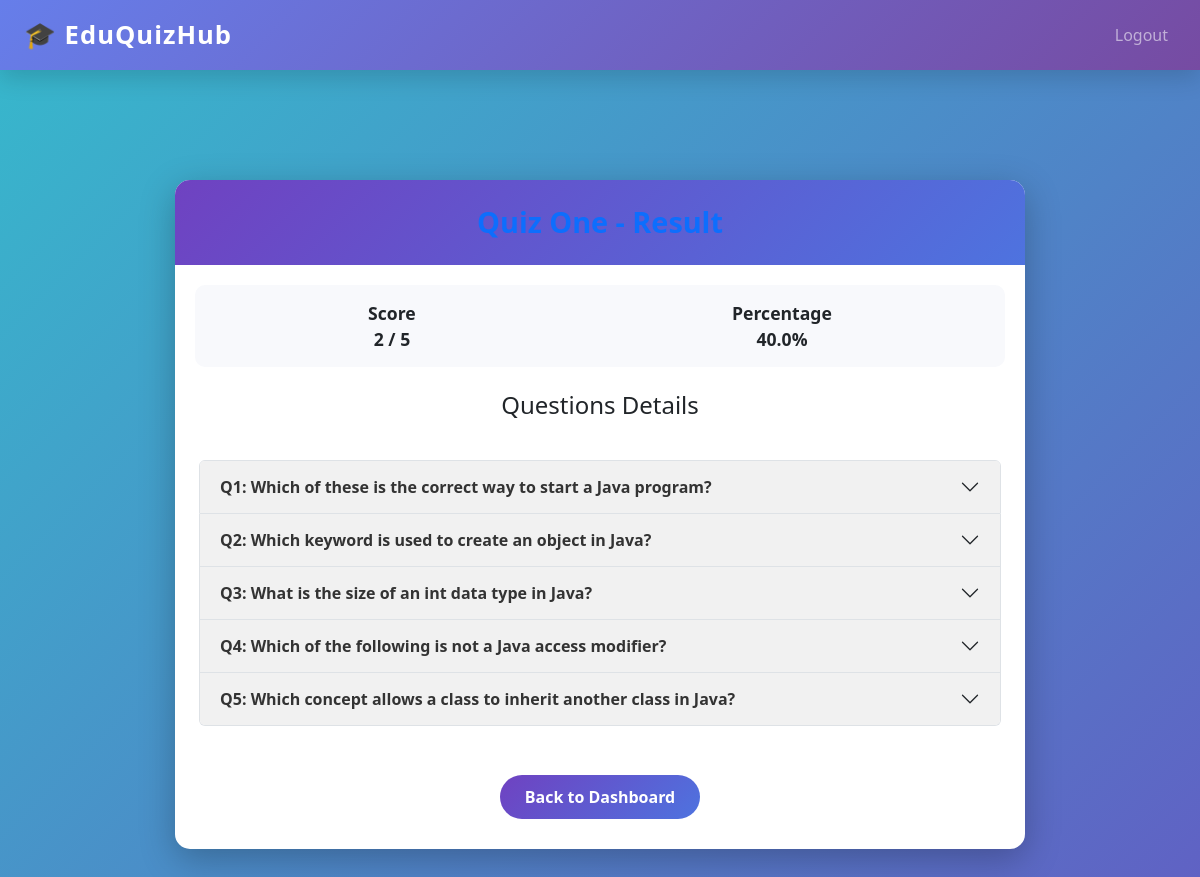
Page /student/quiz-result/1 (signed in) on the committed database.
### tables this page shows
CREATE TABLE attempts (
    id INTEGER PRIMARY KEY AUTOINCREMENT,
    student_id INTEGER NOT NULL,
    quiz_id INTEGER NOT NULL,
    score INTEGER,
    total_questions INTEGER,
    answers TEXT,
    FOREIGN KEY (student_id) REFERENCES users(id),
    FOREIGN KEY (quiz_id) REFERENCES quizzes(id)
);

CREATE TABLE questions (
    id INTEGER PRIMARY KEY AUTOINCREMENT,
    quiz_id INTEGER NOT NULL,
    question TEXT NOT NULL,
    option1 TEXT NOT NULL,
    option2 TEXT NOT NULL,
    option3 TEXT NOT NULL,
    option4 TEXT NOT NULL,
    correct_option INTEGER NOT NULL,
    FOREIGN KEY (quiz_id) REFERENCES quizzes(id)
);

### app.py (the view)
@app.route("/student/quiz-result/<int:quiz_id>")
def quiz_result(quiz_id):
    if session.get("role") != "student":
        return redirect(url_for("login"))
    quiz = get_quiz_by_id(quiz_id)
    attempts = get_latest_attempt(session["user_id"], quiz_id)
    questions = get_questions_by_quiz(quiz_id)
    attempts_answers = json.loads(attempts["answers"]) if attempts and attempts["answers"] else {}
    return render_template(
        "quiz_result.html",
        quiz=quiz,
        attempts=attempts,
        questions=questions,
        attempts_answers=attempts_answers
    )

### db/db.py (called while the page is built)
def get_db_connection():
    conn = sqlite3.connect(DB_NAME)
    conn.row_factory = sqlite3.Row
    return conn

def get_quiz_by_id(quiz_id):
    with get_db_connection() as conn:
        return conn.execute(
            "SELECT * FROM quizzes WHERE id = ?",
            (quiz_id,)
        ).fetchone()

def get_latest_attempt(student_id, quiz_id):
    with get_db_connection() as conn:
        return conn.execute(
            """
            SELECT * FROM attempts
            WHERE student_id = ? AND quiz_id = ?
            ORDER BY id DESC
            LIMIT 1
            """,
            (student_id, quiz_id)
        ).fetchone()

def get_questions_by_quiz(quiz_id):
    with get_db_connection() as conn:
        return conn.execute(
            "SELECT * FROM questions WHERE quiz_id = ?",
            (quiz_id,)
        ).fetchall()

### templates/quiz_result.html (shortened to what this page needs)
{% extends "base.html" %}
{% block content %}
<div class="result-card">
    <div class="result-header">
        <h3>{{ quiz.title }} - Result</h3>
    </div>
    <div class="score-box">
        <div>
            <span>Score</span><br>
            <strong>{{ attempts.score }} / {{ attempts.total_questions }}</strong>
        </div>
        <div>
            <span>Percentage</span><br>
            <strong>{{ ((attempts.score / attempts.total_questions) * 100) | round(2) }}%</strong>
        </div>
    </div>
    <h4 class="mt-4 mb-3 text-center">Questions Details</h4>
    <div class="accordion p-4" id="questionAccordion">
        {% for q in questions %}
        <div class="accordion-item">
            <h2 class="accordion-header" id="heading{{ loop.index }}">
                <button class="accordion-button collapsed" type="button" data-bs-toggle="collapse" data-bs-target="#collapse{{ loop.index }}">
                    Q{{ loop.index }}: {{ q.question }}
                </button>
            </h2>
                    {% set user_answer = attempts_answers[q.id|string] if q.id|string in attempts_answers else None %}
        </div>
        {% endfor %}
    </div>
    <div class="text-center">
        <a href="{{ url_for('student_dashboard') }}" class="btn-back-dashboard">Back to Dashboard</a>
    </div>
</div>
{% endblock %}

### static/css/style.css (style rules this page uses)
body { background-color: #f8f9fa; }
button { font-size: 1.1rem; }
h1, h2, h3 { color: #0d6efd; }

### templates/base.html (style rules this page uses)
html, body { width: 100%; margin: 0; padding: 0; overflow-x: hidden; font-family: "Segoe UI", sans-serif; background: #f4f6fb; }

### templates/quiz_result.html (style rules this page uses)
html, body { font-family: 'Segoe UI', sans-serif; background: linear-gradient(-45deg, #4e73df, #1cc88a, #6f42c1, #36b9cc); background-size: 400% 400%; animation: gradientMove 12s ease infinite; margin: 0; padding: 0; }
.result-card { max-width: 850px; margin: 60px auto; border-radius: 15px; overflow: hidden; box-shadow: 0 10px 35px rgba(0,0,0,0.25); background: #fff; padding: 0; }
.result-header { background: linear-gradient(135deg, #6f42c1, #4e73df); color: #fff; padding: 25px; text-align: center; }
.result-header h3 { margin: 0; font-weight: 900; font-size: 1.8rem; }
.score-box { display: flex; justify-content: space-around; margin: 20px; padding: 15px; background: #f8f9fc; border-radius: 10px; font-weight: 700; font-size: 1.1rem; }
.score-box div { text-align: center; }
.accordion-button { background: #f1f1f1; color: #333; font-weight: 600; }
.btn-back-dashboard { display: inline-block; margin: 25px auto 30px auto; background: linear-gradient(135deg, #6f42c1, #4e73df); color: #fff; padding: 10px 25px; border-radius: 50px; font-weight: 700; text-decoration: none; transition: all 0.3s ease; }

### rows in the picture
attempts: score "2", total_questions "5", score+total_questions "40.0"
questions: question "Which of these is the correct way to start a Java program?"
questions: question "Which keyword is used to create an object in Java?"
questions: question "What is the size of an int data type in Java?"
questions: question "Which of the following is not a Java access modifier?"
questions: question "Which concept allows a class to inherit another class in Java?"
